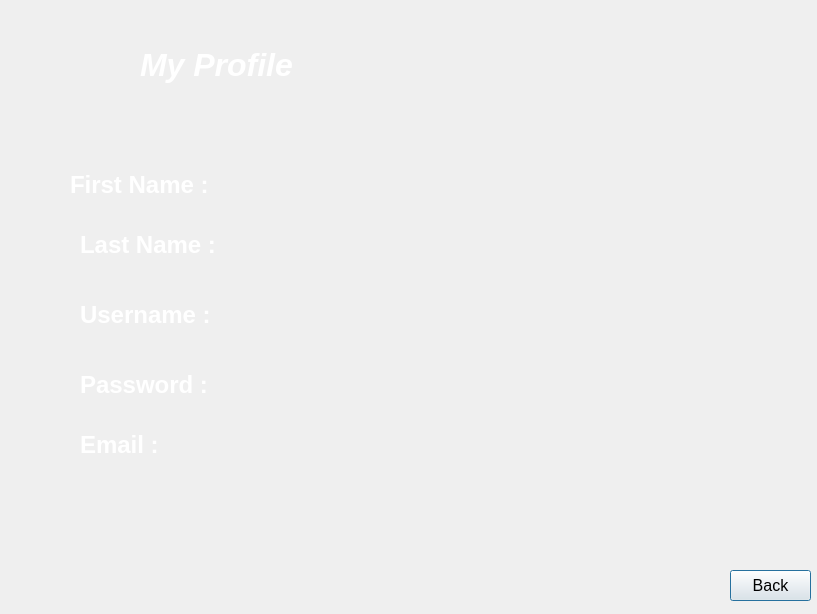
<?xml version="1.0" encoding="UTF-8"?>
<ui version="4.0">
 <class>MyProfile</class>
 <widget class="QDialog" name="MyProfile">
  <property name="geometry">
   <rect>
    <x>0</x>
    <y>0</y>
    <width>817</width>
    <height>614</height>
   </rect>
  </property>
  <property name="windowTitle">
   <string>Dialog</string>
  </property>
  <widget class="QLabel" name="label">
   <property name="geometry">
    <rect>
     <x>-50</x>
     <y>-330</y>
     <width>1211</width>
     <height>1281</height>
    </rect>
   </property>
   <property name="styleSheet">
    <string notr="true">image: url(:/build/Desktop_Qt_6_7_0_MinGW_64_bit-Debug/Photos/world-map-background-3d-rendering_327072-1957.png);</string>
   </property>
   <property name="text">
    <string/>
   </property>
  </widget>
  <widget class="QLabel" name="label_10">
   <property name="geometry">
    <rect>
     <x>80</x>
     <y>220</y>
     <width>201</width>
     <height>51</height>
    </rect>
   </property>
   <property name="text">
    <string>&lt;html&gt;&lt;head/&gt;&lt;body&gt;&lt;p&gt;&lt;span style=&quot; font-size:18pt; font-weight:700; color:#ffffff;&quot;&gt;Last Name :&lt;/span&gt;&lt;/p&gt;&lt;/body&gt;&lt;/html&gt;</string>
   </property>
  </widget>
  <widget class="QLabel" name="label_7">
   <property name="geometry">
    <rect>
     <x>230</x>
     <y>420</y>
     <width>211</width>
     <height>51</height>
    </rect>
   </property>
   <property name="font">
    <font>
     <family>Segoe UI</family>
     <pointsize>18</pointsize>
     <italic>false</italic>
     <bold>true</bold>
    </font>
   </property>
   <property name="styleSheet">
    <string notr="true">font: 700 18pt &quot;Segoe UI&quot;;
background color:rgb(255, 255, 255)</string>
   </property>
   <property name="text">
    <string>&lt;font color=white&gt;</string>
   </property>
  </widget>
  <widget class="QLabel" name="label_12">
   <property name="geometry">
    <rect>
     <x>80</x>
     <y>290</y>
     <width>171</width>
     <height>51</height>
    </rect>
   </property>
   <property name="text">
    <string>&lt;html&gt;&lt;head/&gt;&lt;body&gt;&lt;p&gt;&lt;span style=&quot; font-size:18pt; font-weight:700; color:#ffffff;&quot;&gt;Username :&lt;/span&gt;&lt;/p&gt;&lt;/body&gt;&lt;/html&gt;</string>
   </property>
  </widget>
  <widget class="QLabel" name="label_9">
   <property name="geometry">
    <rect>
     <x>270</x>
     <y>170</y>
     <width>181</width>
     <height>51</height>
    </rect>
   </property>
   <property name="font">
    <font>
     <family>Segoe UI</family>
     <pointsize>18</pointsize>
     <italic>false</italic>
     <bold>true</bold>
    </font>
   </property>
   <property name="styleSheet">
    <string notr="true">font: 700 18pt &quot;Segoe UI&quot;;
background color:rgb(255, 255, 255)</string>
   </property>
   <property name="text">
    <string>&lt;html&gt;&lt;head/&gt;&lt;body&gt;&lt;p&gt;&lt;br/&gt;&lt;/p&gt;&lt;/body&gt;&lt;/html&gt;</string>
   </property>
  </widget>
  <widget class="QLabel" name="label_5">
   <property name="geometry">
    <rect>
     <x>260</x>
     <y>360</y>
     <width>201</width>
     <height>51</height>
    </rect>
   </property>
   <property name="font">
    <font>
     <family>Segoe UI</family>
     <pointsize>18</pointsize>
     <italic>false</italic>
     <bold>true</bold>
    </font>
   </property>
   <property name="styleSheet">
    <string notr="true">font: 700 18pt &quot;Segoe UI&quot;;
background color:rgb(255, 255, 255)</string>
   </property>
   <property name="text">
    <string>&lt;font color=white&gt;</string>
   </property>
  </widget>
  <widget class="QLabel" name="label_6">
   <property name="geometry">
    <rect>
     <x>80</x>
     <y>420</y>
     <width>121</width>
     <height>51</height>
    </rect>
   </property>
   <property name="text">
    <string>&lt;html&gt;&lt;head/&gt;&lt;body&gt;&lt;p&gt;&lt;span style=&quot; font-size:18pt; font-weight:700; color:#ffffff;&quot;&gt;Email :&lt;/span&gt;&lt;/p&gt;&lt;/body&gt;&lt;/html&gt;</string>
   </property>
  </widget>
  <widget class="QLabel" name="label_2">
   <property name="geometry">
    <rect>
     <x>140</x>
     <y>30</y>
     <width>291</width>
     <height>71</height>
    </rect>
   </property>
   <property name="text">
    <string>&lt;html&gt;&lt;head/&gt;&lt;body&gt;&lt;p&gt;&lt;span style=&quot; font-size:24pt; font-weight:700; font-style:italic; color:#ffffff;&quot;&gt;My Profile&lt;/span&gt;&lt;/p&gt;&lt;/body&gt;&lt;/html&gt;</string>
   </property>
  </widget>
  <widget class="QLabel" name="label_4">
   <property name="geometry">
    <rect>
     <x>80</x>
     <y>360</y>
     <width>161</width>
     <height>51</height>
    </rect>
   </property>
   <property name="text">
    <string>&lt;html&gt;&lt;head/&gt;&lt;body&gt;&lt;p&gt;&lt;span style=&quot; font-size:18pt; font-weight:700; color:#ffffff;&quot;&gt;Password :&lt;/span&gt;&lt;/p&gt;&lt;/body&gt;&lt;/html&gt;</string>
   </property>
  </widget>
  <widget class="QLabel" name="label_3">
   <property name="geometry">
    <rect>
     <x>260</x>
     <y>290</y>
     <width>181</width>
     <height>51</height>
    </rect>
   </property>
   <property name="font">
    <font>
     <family>Segoe UI</family>
     <pointsize>18</pointsize>
     <italic>false</italic>
     <bold>true</bold>
    </font>
   </property>
   <property name="styleSheet">
    <string notr="true">font: 700 18pt &quot;Segoe UI&quot;;
background color:rgb(255, 255, 255)</string>
   </property>
   <property name="text">
    <string>&lt;font color=white&gt;</string>
   </property>
  </widget>
  <widget class="QLabel" name="label_8">
   <property name="geometry">
    <rect>
     <x>70</x>
     <y>160</y>
     <width>181</width>
     <height>51</height>
    </rect>
   </property>
   <property name="text">
    <string>&lt;html&gt;&lt;head/&gt;&lt;body&gt;&lt;p&gt;&lt;span style=&quot; font-size:18pt; font-weight:700; color:#ffffff;&quot;&gt;First Name :&lt;/span&gt;&lt;/p&gt;&lt;/body&gt;&lt;/html&gt;</string>
   </property>
  </widget>
  <widget class="QPushButton" name="pushButton">
   <property name="geometry">
    <rect>
     <x>730</x>
     <y>570</y>
     <width>81</width>
     <height>31</height>
    </rect>
   </property>
   <property name="font">
    <font>
     <pointsize>12</pointsize>
    </font>
   </property>
   <property name="styleSheet">
    <string notr="true">background-color: rgb(rgb(186, 255, 129)0, 0, 127);</string>
   </property>
   <property name="text">
    <string>Back</string>
   </property>
  </widget>
  <widget class="QLabel" name="label_11">
   <property name="geometry">
    <rect>
     <x>280</x>
     <y>220</y>
     <width>181</width>
     <height>51</height>
    </rect>
   </property>
   <property name="font">
    <font>
     <family>Segoe UI</family>
     <pointsize>18</pointsize>
     <italic>false</italic>
     <bold>true</bold>
    </font>
   </property>
   <property name="styleSheet">
    <string notr="true">font: 700 18pt &quot;Segoe UI&quot;;
background color:rgb(255, 255, 255)</string>
   </property>
   <property name="text">
    <string>&lt;font color =white&gt;</string>
   </property>
  </widget>
 </widget>
 <resources/>
 <connections/>
</ui>
